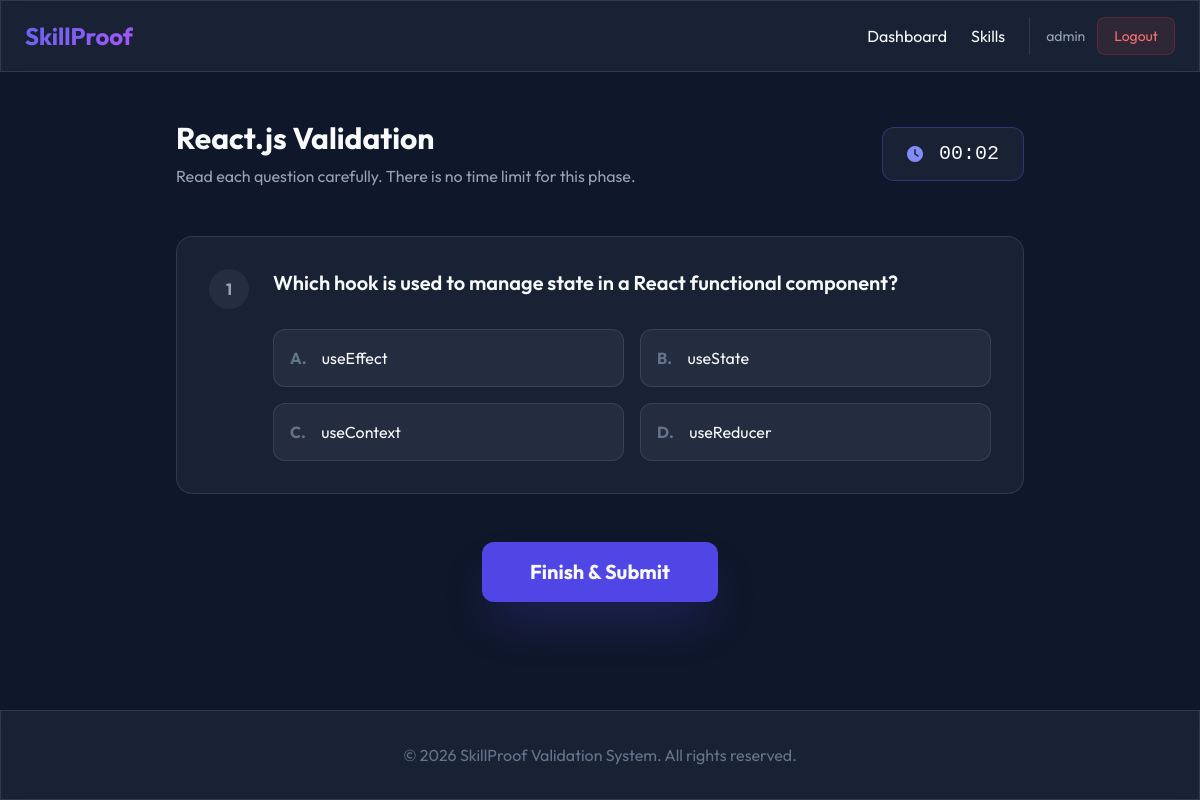
The page /test/2/ (signed in) on the database its author committed.
### core/models.py (models this page shows, shortened)
class User(AbstractUser):
    ROLE_CHOICES = (
        ('student', 'Student'),
        ('employer', 'Employer'),
        ('admin', 'Admin'),
    )
    role = models.CharField(max_length=10, choices=ROLE_CHOICES, default='student')
    bio = models.TextField(blank=True, null=True)
    profile_picture = models.ImageField(upload_to='profiles/', blank=True, null=True)

class Skill(models.Model):
    name = models.CharField(max_length=100)
    description = models.TextField()
    category = models.CharField(max_length=50, blank=True)

class Test(models.Model):
    skill = models.ForeignKey(Skill, on_delete=models.CASCADE, related_name='tests')
    question = models.TextField()
    option_a = models.CharField(max_length=255)
    option_b = models.CharField(max_length=255)
    option_c = models.CharField(max_length=255)
    option_d = models.CharField(max_length=255)
    correct_answer = models.CharField(max_length=1)  # A, B, C, or D

### core/views.py (the view)
# urls.py: path('test/<int:skill_id>/', views.take_test, name='take_test'),
@login_required
def take_test(request, skill_id):
    skill = get_object_or_404(Skill, id=skill_id)
    tests = skill.tests.all()
    return render(request, 'test_page.html', {
        'skill': skill,
        'tests': tests
    })

### templates/test_page.html (shortened to what this page needs)
{% extends 'base.html' %}
{% block content %}
<div class="max-w-4xl mx-auto px-6 py-12">
    <div class="flex justify-between items-center mb-12">
        <div>
            <h2 class="text-3xl font-bold mb-2">{{ skill.name }} Validation</h2>
            <p class="text-slate-400">Read each question carefully. There is no time limit for this phase.</p>
        </div>
        <div class="glass px-6 py-3 rounded-xl border border-indigo-500/30 flex items-center gap-4">
            <i class="fas fa-clock text-indigo-400"></i>
            <span id="timer" class="font-mono text-xl">00:00</span>
        </div>
    </div>
    <form method="post" action="{% url 'submit_test' skill.id %}" id="test-form">
        <div class="space-y-8">
            {% for test in tests %}
                <div class="glass p-8 rounded-2xl border border-white/10">
                    <div class="flex gap-6">
                        <span class="w-10 h-10 rounded-full bg-white/5 flex items-center justify-center font-bold text-slate-400 shrink-0">{{ forloop.counter }}</span>
                        <div class="flex-grow">
                            <h3 class="text-xl font-semibold mb-8">{{ test.question }}</h3>
                            <div class="grid md:grid-cols-2 gap-4">
                                <label class="block relative group cursor-pointer">
                                    <div class="bg-white/5 border border-white/10 p-4 rounded-xl peer-checked:bg-indigo-600/20 peer-checked:border-indigo-500 transition group-hover:border-white/20">
                                        <span class="font-bold mr-3 text-slate-500">A.</span> {{ test.option_a }}
                                    </div>
                                </label>
                                <label class="block relative group cursor-pointer">
                                    <div class="bg-white/5 border border-white/10 p-4 rounded-xl peer-checked:bg-indigo-600/20 peer-checked:border-indigo-500 transition group-hover:border-white/20">
                                        <span class="font-bold mr-3 text-slate-500">B.</span> {{ test.option_b }}
                                    </div>
                                </label>
                                <label class="block relative group cursor-pointer">
                                    <div class="bg-white/5 border border-white/10 p-4 rounded-xl peer-checked:bg-indigo-600/20 peer-checked:border-indigo-500 transition group-hover:border-white/20">
                                        <span class="font-bold mr-3 text-slate-500">C.</span> {{ test.option_c }}
                                    </div>
                                </label>
                                <label class="block relative group cursor-pointer">
                                    <div class="bg-white/5 border border-white/10 p-4 rounded-xl peer-checked:bg-indigo-600/20 peer-checked:border-indigo-500 transition group-hover:border-white/20">
                                        <span class="font-bold mr-3 text-slate-500">D.</span> {{ test.option_d }}
                                    </div>
                                </label>
                            </div>
                        </div>
                    </div>
                </div>
            {% endfor %}
        </div>
        <div class="mt-12 flex justify-center">
            <button type="submit" class="bg-indigo-600 px-12 py-4 rounded-xl font-bold text-xl hover:bg-indigo-700 transition shadow-2xl shadow-indigo-600/30">
                Finish & Submit
            </button>
        </div>
    </form>
</div>
{% endblock %}

### templates/base.html (shortened to what this page needs)
<!DOCTYPE html>
<html lang="en">
<head>
    <script src="https://cdn.tailwindcss.com"></script>
    <link rel="stylesheet" href="https://cdnjs.cloudflare.com/ajax/libs/font-awesome/6.0.0/css/all.min.css">
</head>
<body class="min-h-screen flex flex-col">
    <nav class="glass sticky top-0 z-50 border-b border-white/10 px-6 py-4">
        <div class="max-w-7xl mx-auto flex justify-between items-center">
            <a href="/" class="text-2xl font-bold gradient-text">SkillProof</a>
            <div class="flex items-center gap-6">
                {% if user.is_authenticated %}
                    <a href="{% url 'dashboard' %}" class="hover:text-indigo-400 transition">Dashboard</a>
                    <a href="{% url 'skill_select' %}" class="hover:text-indigo-400 transition">Skills</a>
                    <div class="flex items-center gap-3 pl-4 border-l border-white/10">
                        <span class="text-sm text-slate-400">{{ user.username }}</span>
                        <a href="{% url 'logout' %}" class="bg-red-500/10 text-red-400 px-4 py-2 rounded-lg text-sm border border-red-500/20 hover:bg-red-500 hover:text-white transition">Logout</a>
                    </div>
                {% else %}
                    <a href="{% url 'login' %}" class="hover:text-indigo-400 transition">Login</a>
                    <a href="{% url 'signup' %}" class="bg-indigo-600 px-6 py-2 rounded-lg hover:bg-indigo-700 transition">Get Started</a>
                {% endif %}
            </div>
        </div>
    </nav>
    <main class="flex-grow">
        {% block content %}{% endblock %}
    </main>
    <footer class="glass border-t border-white/10 py-8 px-6 mt-12">
        <div class="max-w-7xl mx-auto text-center text-slate-500">
            <p>&copy; 2026 SkillProof Validation System. All rights reserved.</p>
        </div>
    </footer>
</body>
</html>

### templates/base.html (style rules this page uses)
body { font-family: 'Outfit', sans-serif; background: #0f172a; color: #f8fafc; }
.glass { background: rgba(30, 41, 59, 0.7); backdrop-filter: blur(12px); border: 1px solid rgba(255, 255, 255, 0.1); }
.gradient-text { background: linear-gradient(135deg, #6366f1, #a855f7); -webkit-background-clip: text; -webkit-text-fill-color: transparent; }

### rows shown on the page
User: username "admin"
Skill: name "React.js"
Test: question "Which hook is used to manage state in a React functional component?", option_a "useEffect", option_b "useState", option_c "useContext", option_d "useReducer"
